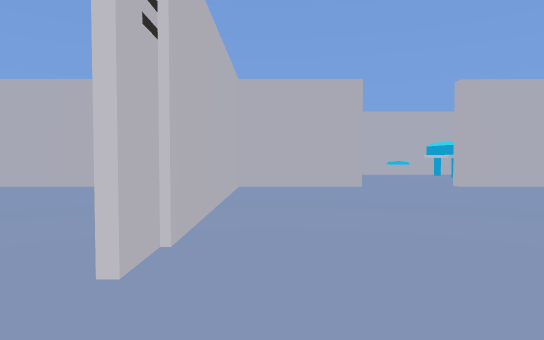
View 1 (above)

18 first-person views from a walk through a 3-D level made in the Unity game engine. The camera is 1.2 m above the floor, tilts 2° down and sees 75° across. The floor is counted in squares, 2 m on a side. Each view is taken from the middle of a square. On the plan, view 1 faces up. The plan holds only what a view shows up to about 10 squares ahead; the rest is blank. The player character is not drawn. Some animated figures are left out.

View 2
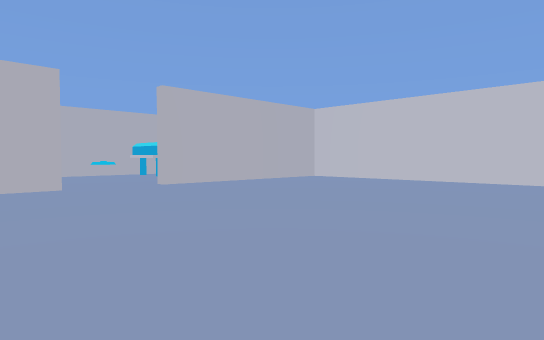

View 3
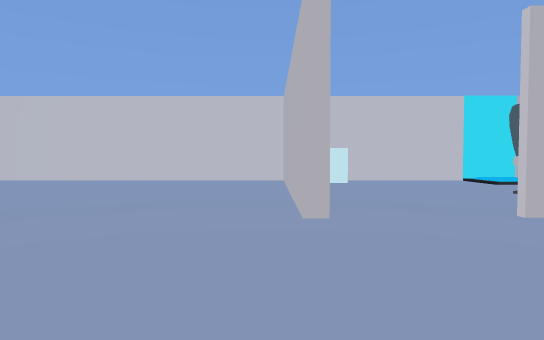

View 4
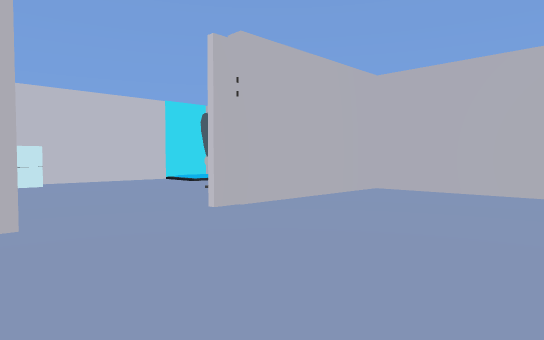

View 5
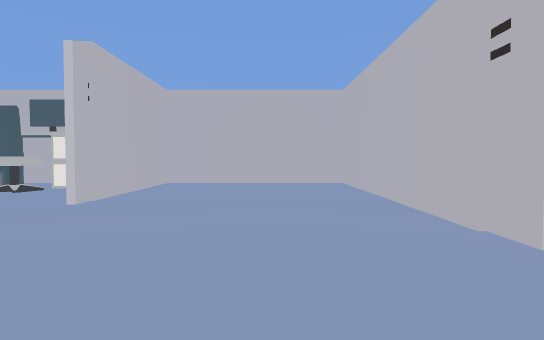

View 6
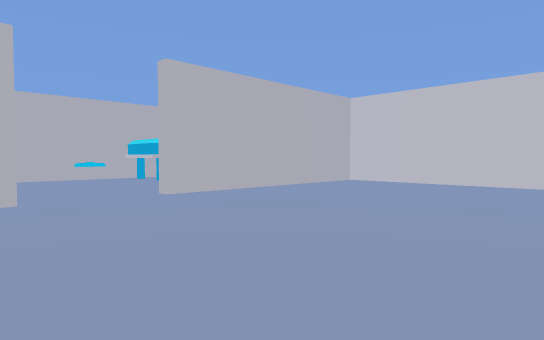

View 7
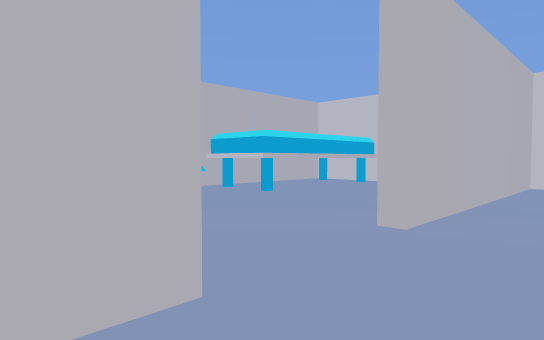

View 8
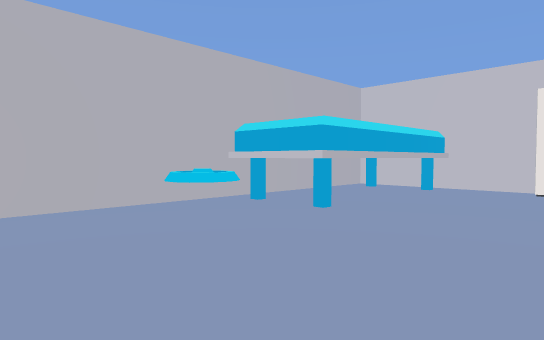

View 9
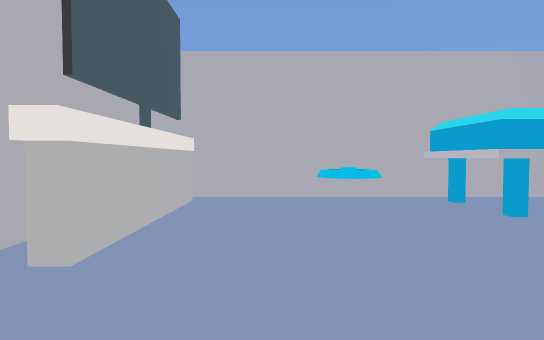

View 10
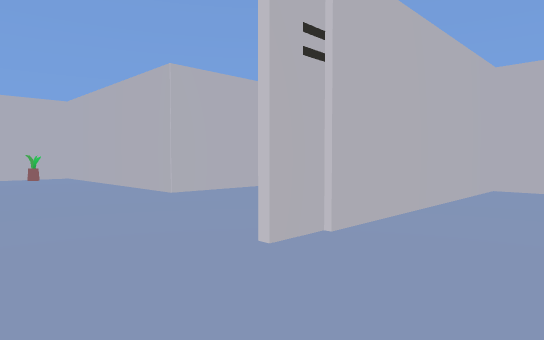

View 11
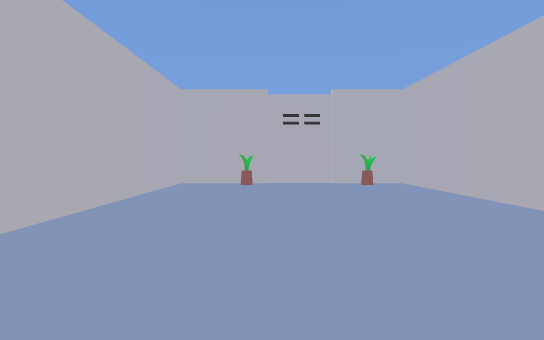

View 12
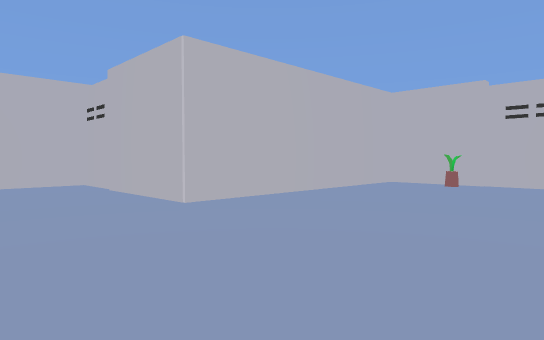

View 13
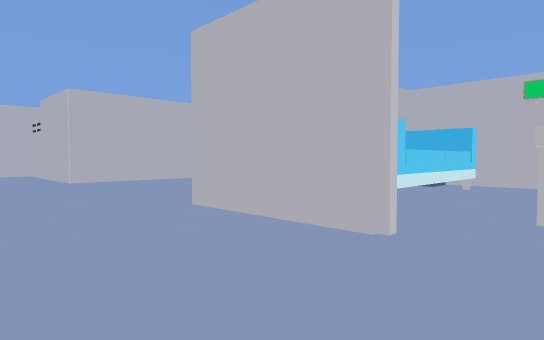

View 14
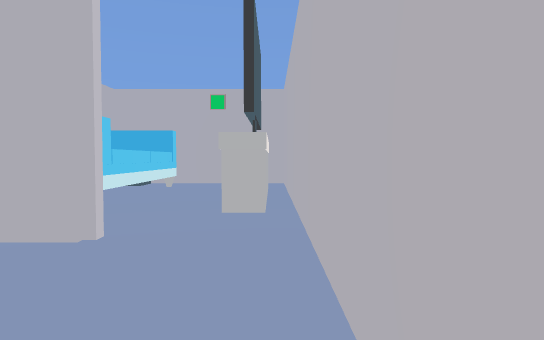

View 15
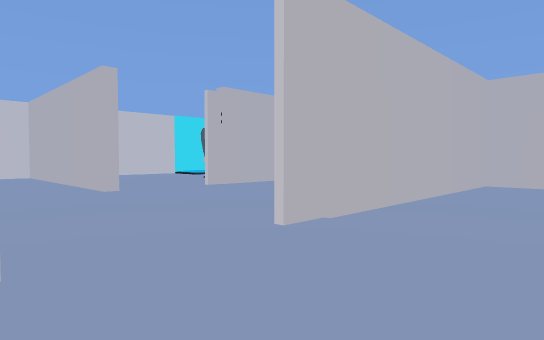

View 16
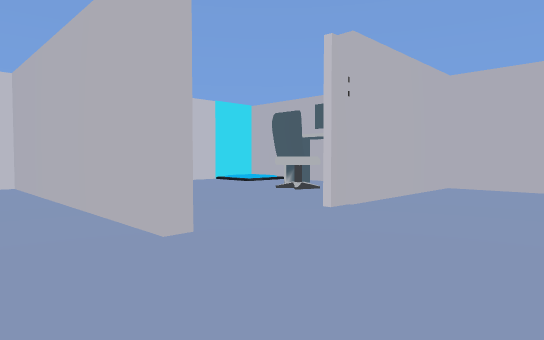

View 17
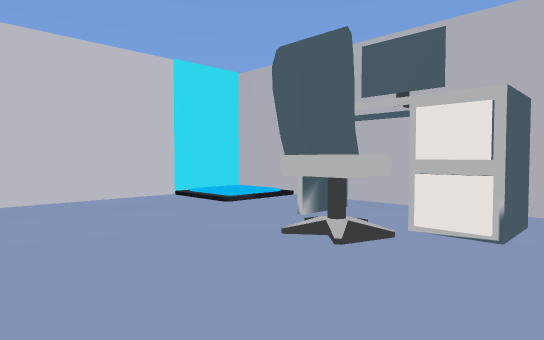

View 18
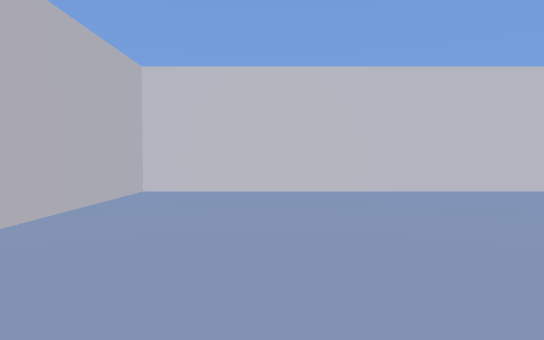

### Floor plan
Key: @ floor where view 1 was taken; # wall or solid block; . floor; / step, stairs or slope; ^ raised ledge; O other object.
Columns run from 11 left of view 1 to 10 right of it. Each row starts with its distance up from view 1.
 13              ####
 12              #...OOO#
 11              #.O.OOOO
 10             ##.......#
  9             ##......##
  8 ##    #######..#####O
  7 #.OOOO....#..........#
  6 #.........#..........#
  5 #.^^^^#...#..........#
  4  O#   #...#..........#
  3  ######...#..........#
  2  O........#..........#
  1 #....................#
  0 #..........@...#######
 -1 #O........#.........O
 -2 #.........#..........#
 -3   ##   ...#....#.....#
 -4       #...#....#.O...#
 -5       #...#....#OO.//#
 -6       #...#....#...//#
 -7       ################

Positions as (right, up) in squares from view 1, and headings:
1: (0, 0), facing up
2: (0, 0), facing up-right
3: (0, 0), facing right
4: (0, 0), facing down-right
5: (1, 2), facing down
6: (1, 2), facing up-right
7: (1, 6), facing up-right
8: (2, 8), facing up-right
9: (3, 7), facing up
10: (1, 0), facing up-left
11: (-2, 0), facing left
12: (-2, 2), facing down-left
13: (-2, 7), facing down-left
14: (-2, 7), facing left
15: (-3, 2), facing down-right
16: (1, 1), facing down-right
17: (4, -2), facing down-right
18: (3, 5), facing right
